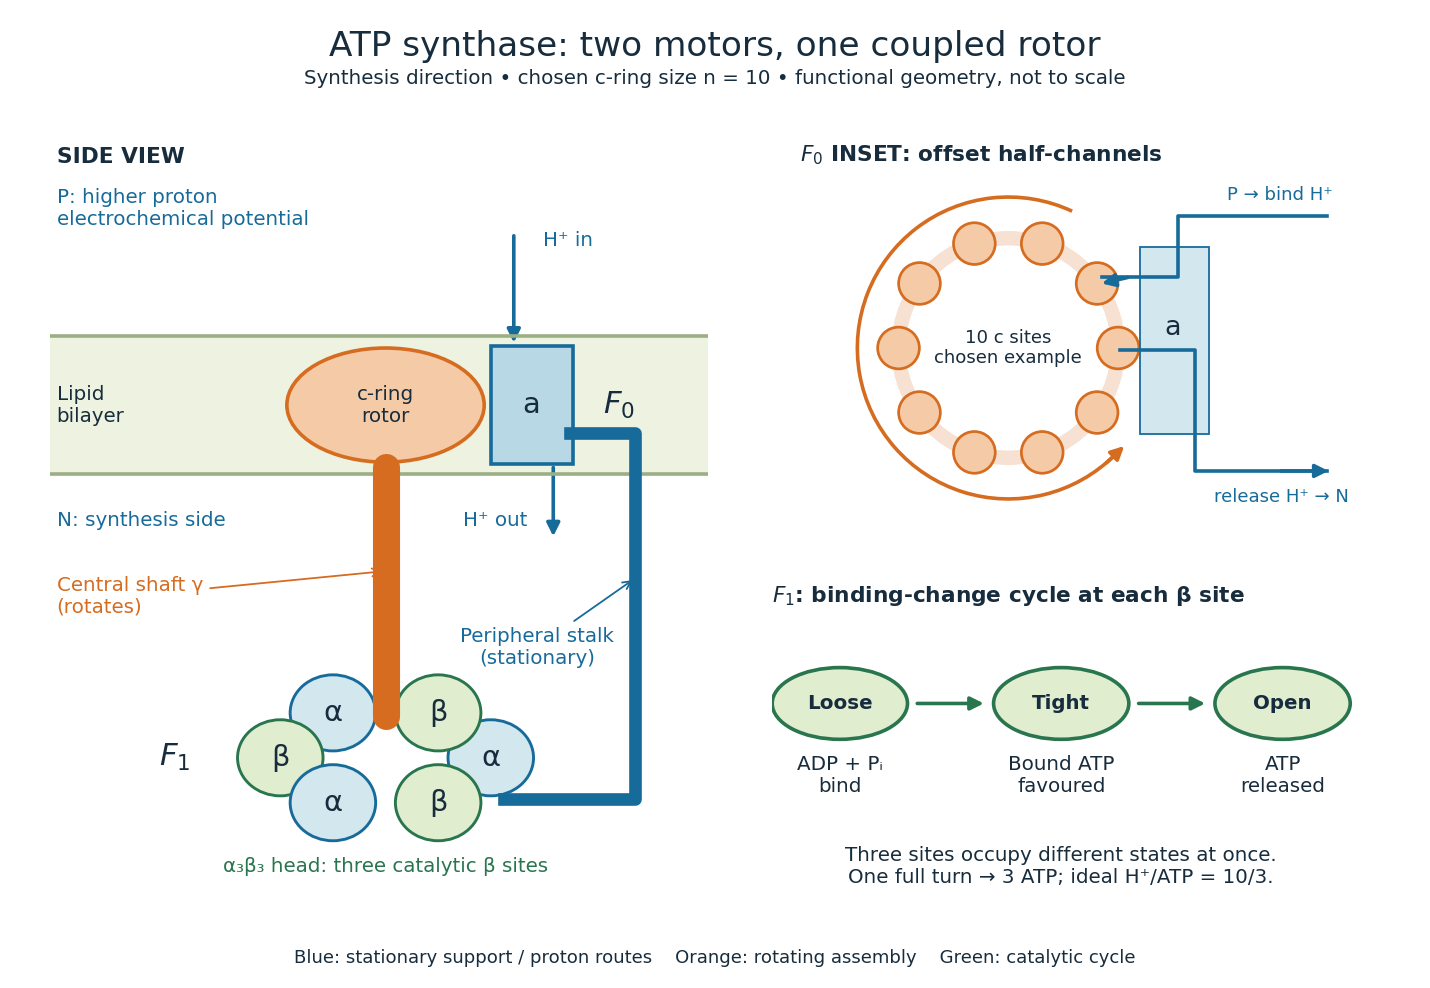

Python code for this plot:
"""Original functional schematic; Python 3.14, matplotlib 3.10.7, numpy 2.3.5.

Run from _media; writes an opaque PNG to the current directory.
Geometry is illustrative, not an atomic model or a measured trajectory.
"""
from pathlib import Path

import matplotlib.pyplot as plt
from matplotlib.patches import Arc, Circle, Ellipse, FancyArrowPatch, Rectangle
import numpy as np


BLUE = "#176b9a"
ORANGE = "#d56c1f"
GREEN = "#28754e"
INK = "#172c3c"
plt.rcParams.update({"font.size": 11, "text.color": INK, "font.family": "DejaVu Sans"})
fig = plt.figure(figsize=(11, 7.6), facecolor="white")
fig.suptitle("ATP synthase: two motors, one coupled rotor", fontsize=19, y=.97)
fig.text(.5, .915, "Synthesis direction • chosen c-ring size n = 10 • functional geometry, not to scale",
         ha="center", fontsize=11)


def arrow(ax, start, end, color=INK, **kwargs):
    ax.add_patch(FancyArrowPatch(start, end, arrowstyle="-|>", mutation_scale=15,
                               lw=2, color=color, **kwargs))


ax = fig.add_axes([.035, .1, .46, .77])
ax.set(xlim=(0, 10), ylim=(0, 11))
ax.axis("off")
ax.text(.1, 10.5, "SIDE VIEW", fontsize=12, weight="bold")
ax.add_patch(Rectangle((0, 6), 10, 2, fc="#eef2e0", ec="none"))
ax.plot([0, 10], [6, 6], color="#9baf85", lw=2)
ax.plot([0, 10], [8, 8], color="#9baf85", lw=2)
ax.text(.1, 7, "Lipid\nbilayer", va="center")
ax.text(.1, 9.6, "P: higher proton\nelectrochemical potential", color=BLUE)
ax.text(.1, 5.25, "N: synthesis side", color=BLUE)
# The cylindrical rotor is symbolized by an ellipse, not ten visible side faces.
ax.add_patch(Ellipse((5.1, 7), 3, 1.65, fc="#f5caa7", ec=ORANGE, lw=2))
ax.text(5.1, 7, "c-ring\nrotor", ha="center", va="center", color=INK)
ax.add_patch(Rectangle((6.7, 6.15), 1.25, 1.7, fc="#b9d8e5", ec=BLUE, lw=2))
ax.text(7.32, 7, "a", ha="center", va="center", fontsize=16)
ax.text(8.4, 7, "$F_0$", fontsize=17, va="center")
arrow(ax, (7.05, 9.5), (7.05, 7.85), BLUE)
arrow(ax, (7.65, 6.15), (7.65, 5.05), BLUE)
ax.text(7.5, 9.3, "H⁺ in", color=BLUE)
ax.text(7.25, 5.25, "H⁺ out", color=BLUE, ha="right")
# Central rotor and peripheral stationary support.
ax.plot([5.1, 5.1], [6.1, 2.5], color=ORANGE, lw=15, solid_capstyle="round")
ax.plot([7.9, 8.9, 8.9, 6.9], [6.6, 6.6, 1.3, 1.3], color=BLUE, lw=7)
ax.annotate("Peripheral stalk\n(stationary)", xy=(8.9, 4.5), xytext=(7.4, 3.5),
            ha="center", va="center", color=BLUE,
            arrowprops={"arrowstyle": "->", "color": BLUE})
ax.annotate("Central shaft γ\n(rotates)", xy=(5.1, 4.6), xytext=(.1, 4.0),
            arrowprops={"arrowstyle": "->", "color": ORANGE}, color=ORANGE)
for i, theta in enumerate(np.linspace(0, 2*np.pi, 6, endpoint=False)):
    x, y = 5.1+1.6*np.cos(theta), 1.9+.75*np.sin(theta)
    ax.add_patch(Ellipse((x, y), 1.3, 1.1, fc="#d3e7ef" if i % 2 == 0 else "#e0edcf",
                         ec=BLUE if i % 2 == 0 else GREEN, lw=1.6))
    ax.text(x, y, "α" if i % 2 == 0 else "β", ha="center", va="center", fontsize=16)
ax.text(1.65, 1.9, "$F_1$", fontsize=17, va="center")
ax.text(5.1, .25, "α₃β₃ head: three catalytic β sites", ha="center", color=GREEN)

top = fig.add_axes([.54, .47, .43, .4])
top.set(xlim=(-2, 3.3), ylim=(-1.6, 2))
top.set_aspect("equal")
top.axis("off")
top.text(-1.9, 1.7, "$F_0$ INSET: offset half-channels", weight="bold", fontsize=12)
top.add_patch(Circle((0, 0), 1, fill=False, ec=ORANGE, lw=8, alpha=.2))
for theta in np.linspace(0, 2*np.pi, 10, endpoint=False):
    top.add_patch(Circle((np.cos(theta), np.sin(theta)), .19, fc="#f5caa7", ec=ORANGE, lw=1.5))
top.text(0, 0, "10 c sites\nchosen example", ha="center", va="center", fontsize=10)
top.add_patch(Rectangle((1.2, -.78), .63, 1.7, fc="#d3e7ef", ec=BLUE))
top.text(1.5, .12, "a", ha="center", fontsize=15)
top.plot([2.9, 1.55, 1.55, .85], [1.2, 1.2, .65, .65], color=BLUE, lw=2)
arrow(top, (1.12, .65), (.82, .58), BLUE)
top.plot([1.02, 1.7, 1.7, 2.9], [-.02, -.02, -1.12, -1.12], color=BLUE, lw=2)
arrow(top, (2.45, -1.12), (2.95, -1.12), BLUE)
top.text(2.95, 1.35, "P → bind H⁺", ha="right", color=BLUE, fontsize=10)
top.text(3.1, -1.4, "release H⁺ → N", ha="right", color=BLUE, fontsize=10)
top.add_patch(Arc((0, 0), 2.75, 2.75, theta1=65, theta2=315, ec=ORANGE, lw=2))
arrow(top, (.87, -1.07), (1.08, -.87), ORANGE)

cat = fig.add_axes([.54, .09, .43, .33])
cat.axis("off")
cat.set(xlim=(0, 10), ylim=(0, 5))
cat.text(0, 4.55, "$F_1$: binding-change cycle at each β site", weight="bold", fontsize=12)
states = [(1.1, "Loose", "ADP + Pᵢ\nbind"), (4.7, "Tight", "Bound ATP\nfavoured"),
          (8.3, "Open", "ATP\nreleased")]
for x, name, desc in states:
    cat.add_patch(Ellipse((x, 3), 2.2, 1.1, fc="#e0edcf", ec=GREEN, lw=2))
    cat.text(x, 3, name, ha="center", va="center", weight="bold")
    cat.text(x, 1.9, desc, ha="center", va="center", fontsize=11)
arrow(cat, (2.3, 3), (3.5, 3), GREEN)
arrow(cat, (5.9, 3), (7.1, 3), GREEN)
cat.text(4.7, .5, "Three sites occupy different states at once.\nOne full turn → 3 ATP; ideal H⁺/ATP = 10/3.",
         ha="center", va="center", fontsize=11)
fig.text(.5, .025, "Blue: stationary support / proton routes    Orange: rotating assembly    Green: catalytic cycle",
         ha="center", fontsize=10)
fig.savefig(Path.cwd() / (Path(__file__).stem + ".png"), dpi=130, facecolor="white")
plt.close(fig)
